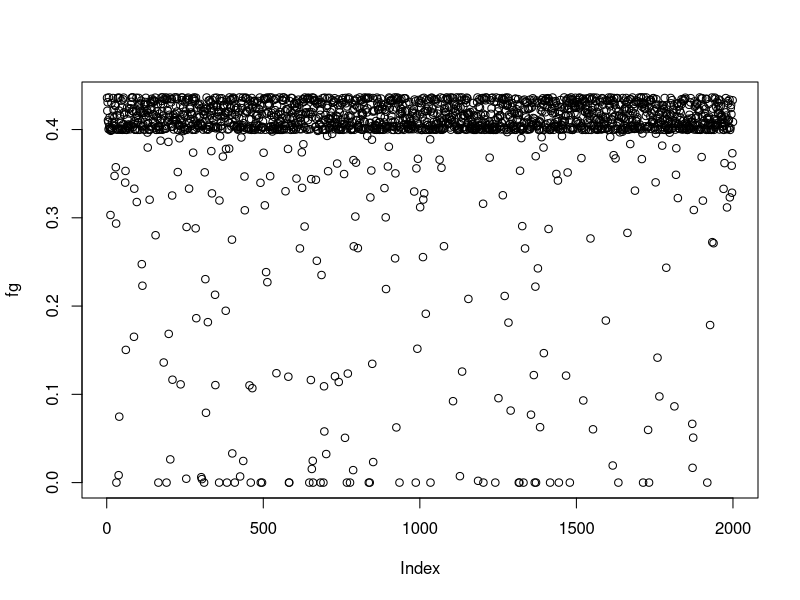
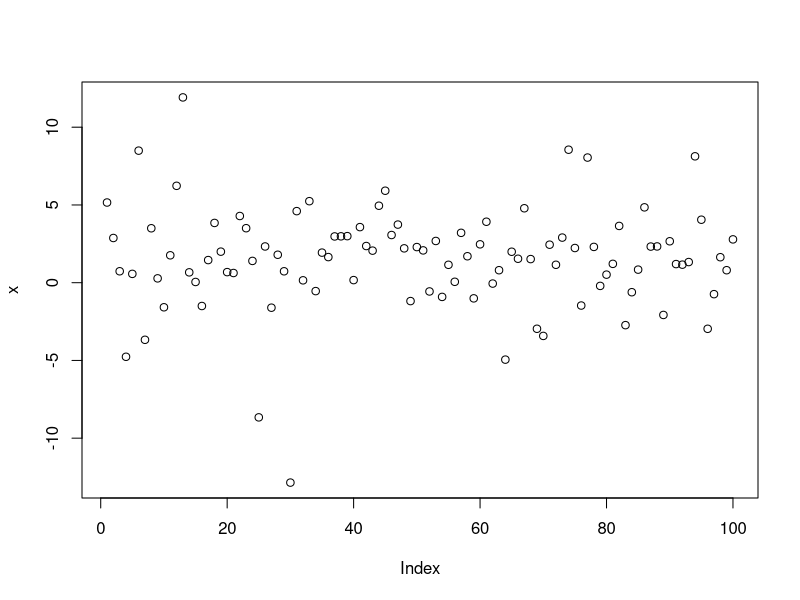
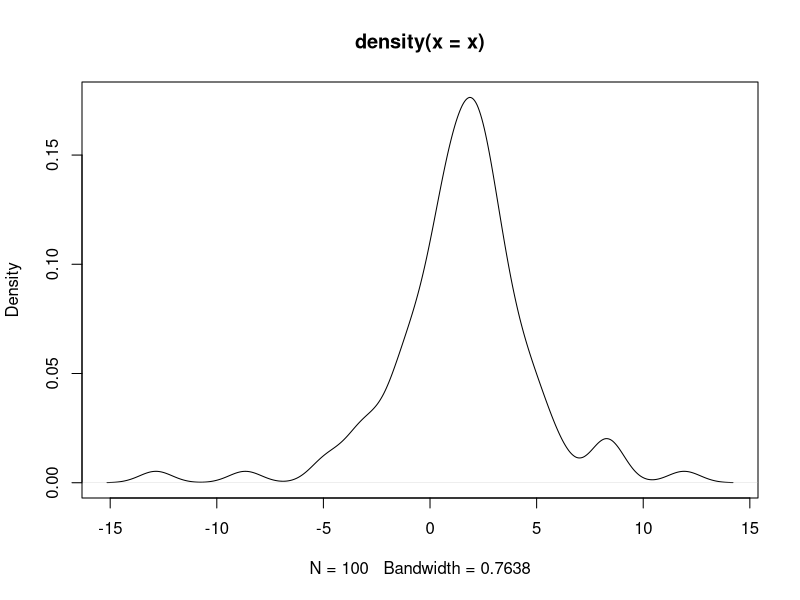
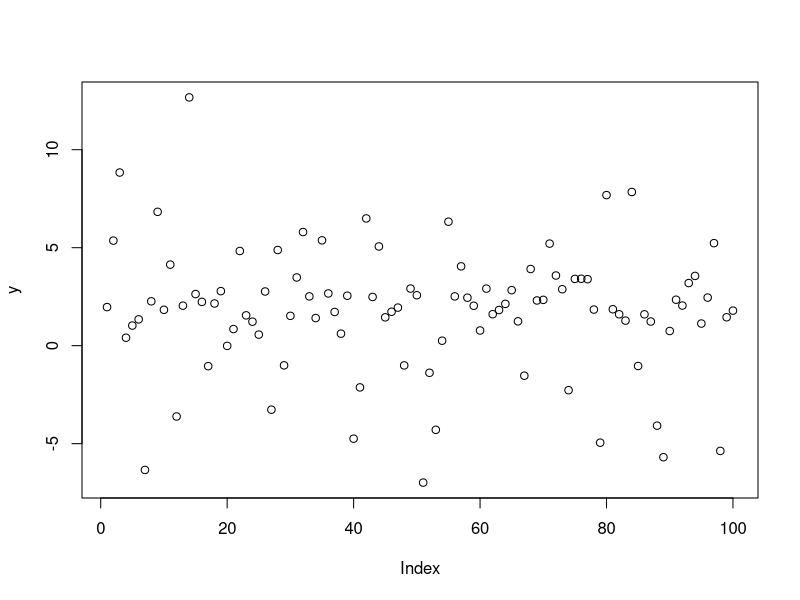
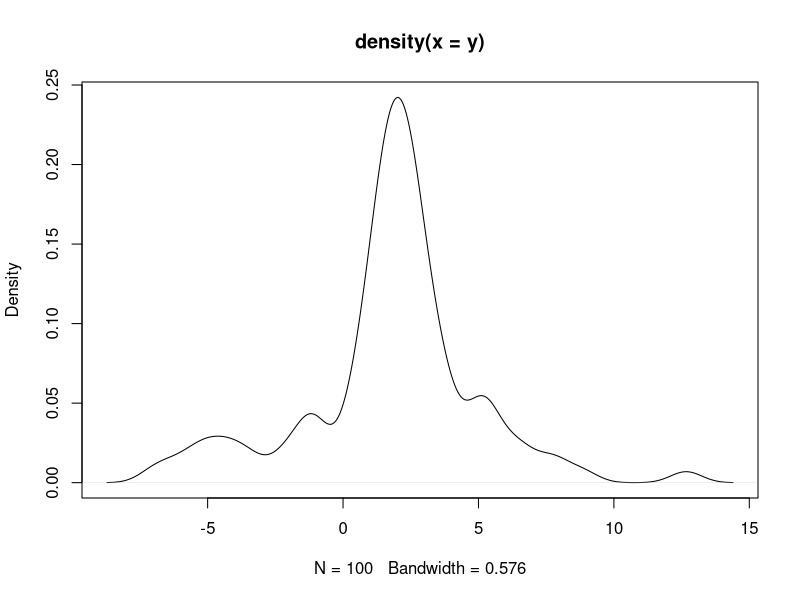
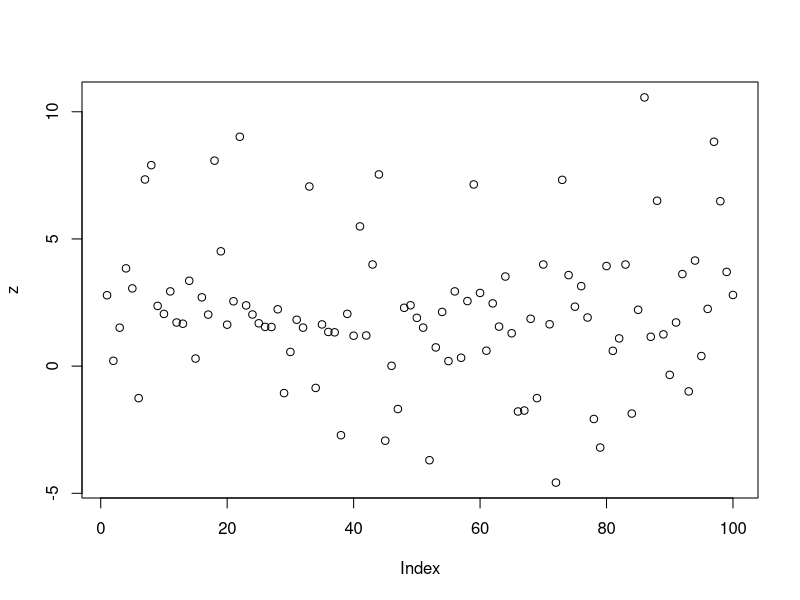
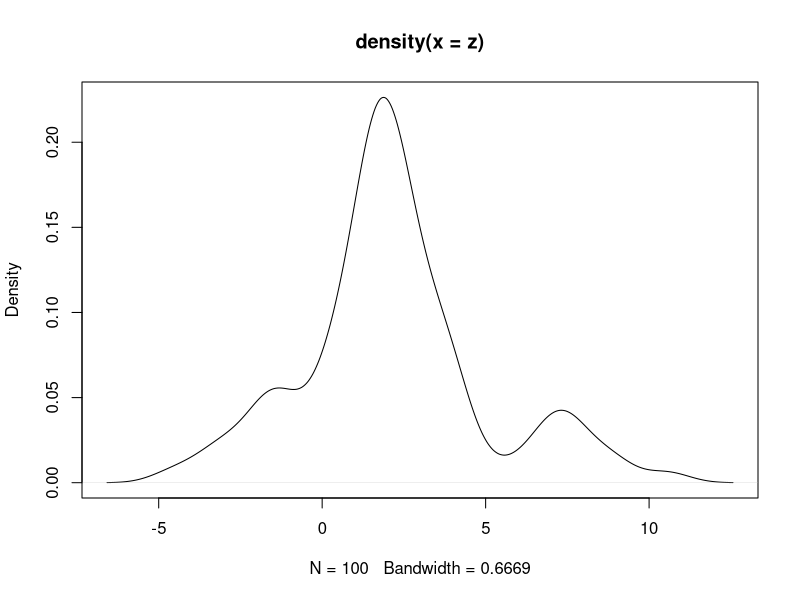
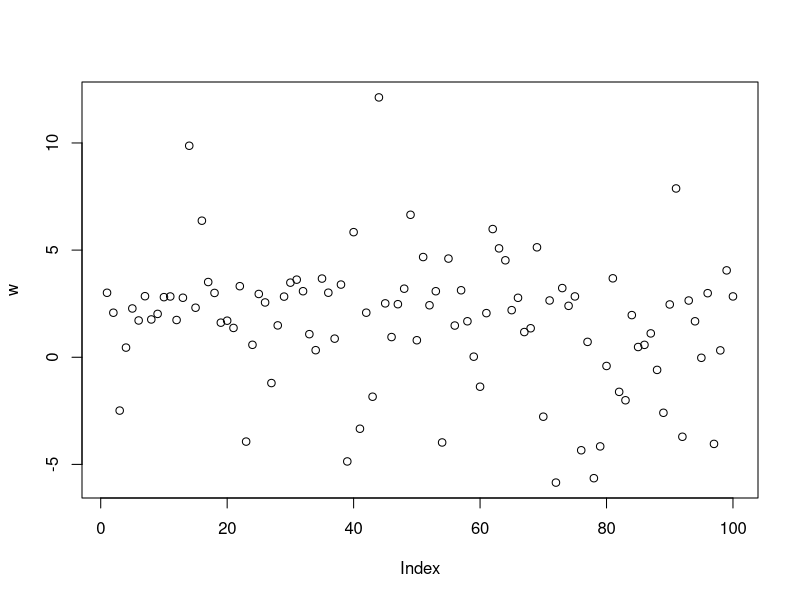

Generate these figures, in order, with R:
## ---- chunk 1
#1a

n <- 2000
y <- rexp(n)
gy <- ifelse(y<=2, 1, 0) * (sin(0.5*pi*y))^2
theta.hat.star <- mean(gy); 
theta.hat.star

est.var.theta.hat.star <- mean((gy - theta.hat.star)^2) / length(y)
est.var.theta.hat.star

estandard_error <- (sqrt(est.var.theta.hat.star))
estandard_error
## ---- chunk 2
#1b
#95% confidence interval
lower_bound <- theta.hat.star - 1.96*estandard_error
upper_bound <- theta.hat.star + 1.96*estandard_error
c(lower=lower_bound, upper=upper_bound)

if((lower_bound <= 0.3925579) & (0.3925579 <= upper_bound)){
d <- "CI contains u"
}
if((lower_bound > 0.3925579) & (0.3925579 > upper_bound)){
d <- "CI does not contain u"
}
print(d)


## ---- chunk 3
#1d
#entire question


m2 <- 2000
theta.hat <- se <- numeric(5)

x <- rnorm(m2, mean = 0.84, sd = 0.4)
g <- function(x){
(((sin(0.5*pi*x))^2)*exp((-x)))*(x>0)*(x<2)
}

qx <- (1/(0.4*sqrt(2*pi)))*exp(((-1/2)*(((x-0.84)/0.4)^2)))

fg <- g(x)/qx
vR <- var(fg)
print(vR)
plot(fg)

## ---- chunk 4
#1e


m2 <- 2000
theta.hat <- se <- numeric(5)

x <- rnorm(m2, mean = 0.84, sd = 0.4)

#x <- rexp(m2, rate = 1)
?rnorm
?rexp
g <- function(x){
(((sin(0.5*pi*x))^2)*exp((-x)))*(x>0)*(x<2)
}
qx <- (1/(0.4*sqrt(2*pi)))*exp(((-1/2)*(((x-0.84)/0.4)^2)))

fg <- g(x)/qx
#Our Monte Carlo estimate is:
print(mean(fg))

## ---- chunk 5
#2a
gen.data <- function (n) {
y <- rbinom(n, 2, 0.3)
rnorm(n, 2, 1+3*y)
}

x <- (gen.data(100))
plot(x)
plot(density(x))
y <- (gen.data(100))
plot(y)
plot(density(y))
z <- (gen.data(100))
plot(z)
plot(density(z))
w <- (gen.data(100))
plot(w)
plot(density(w))

## ---- chunk 6


one.sim <- function (n, conf.level=0.95) {
y <- rbinom(n, 2, 0.3)
f <-rnorm(n, 2, 1+3*y)
mean <- mean(f)
alpha <- 1 - conf.level
z.quantile <- qnorm(1 - alpha / 2)
SE <- sd(f)/sqrt(n)

bounds <- z.quantile * SE

lower <- mean - z.quantile * SE
upper <- mean + z.quantile * SE
CI <- cbind(lower,
            upper )


if((CI[,"lower"] <= 2) & (2 <= CI[,"upper"])){
  d <- "CI contains u"
}
else{
  d <- "CI does not contain u"
}

list(mean=mean,lower = lower, upper = upper, d = d)

}
one.sim(100)

#one.sim for just obtaining mean
one.sim <- function (n, conf.level=0.95) {
y <- rbinom(n, 2, 0.3)
f <-rnorm(n, 2, 1+3*y)
mean <- mean(f)
alpha <- 1 - conf.level
z.quantile <- qnorm(1 - alpha / 2)
SE <- sd(f)/sqrt(n)

bounds <- z.quantile * SE

lower <- mean - z.quantile * SE
upper <- mean + z.quantile * SE
CI <- cbind(lower,
            upper )


if((CI[,"lower"] <= 2) & (2 <= CI[,"upper"])){
  d <- "CI contains u"
}
else{
  d <- "CI does not contain u"
}

plus.or.minus <- qnorm(1-alpha/2) * SE
c(lower=mean(f)-plus.or.minus, upper=mean(f)+plus.or.minus)

}

# How have replicates?
K <- 10000
## Carry out the simulation for n=10
results.n10 <- replicate(K, one.sim(n=100))
## Which intervals contain the true value of mu?
CIs.contains.mu.n10 <- (results.n10[1,] <= 2) & (2 <= results.n10[2,])
## Estimate the coverage using the sample proportion
coverage.n10 <- mean(CIs.contains.mu.n10)
round(coverage.n10, 5)
## [1] 0.923
## Calculate the standard error for this estimated coverage
SE.coverage.n10 <- sqrt( coverage.n10 * (1-coverage.n10) / K )
round(SE.coverage.n10, 5)
## [1] 0.003
## And build a 95% CI for the coverage
CI.coverage.n10 <- c(lower=coverage.n10-1.96*SE.coverage.n10,
upper=coverage.n10+1.96*SE.coverage.n10)
round(CI.coverage.n10, 5)

## ---- chunk 7
#2d
#one.sim for just obtaining mean
one.sim <- function (n, conf.level=0.95) {
y <- rbinom(n, 2, 0.3)
f <-rnorm(n, 2, 1+3*y)
mean <- mean(f)
alpha <- 1 - conf.level
z.quantile <- qnorm(1 - alpha / 2)
SE <- sd(f)/sqrt(n)

bounds <- z.quantile * SE

lower <- mean - z.quantile * SE
upper <- mean + z.quantile * SE
CI <- cbind(lower,
            upper )


if((CI[,"lower"] <= 2) & (2 <= CI[,"upper"])){
  d <- "CI contains u"
}
else{
  d <- "CI does not contain u"
}

plus.or.minus <- qnorm(1-alpha/2) * SE
c(lower=mean(f)-plus.or.minus, upper=mean(f)+plus.or.minus)

}

# How have replicates?
K <- 10000
## Carry out the simulation for n=10
results.n10 <- replicate(K, one.sim(n=20))
## Which intervals contain the true value of mu?
CIs.contains.mu.n10 <- (results.n10[1,] <= 2) & (2 <= results.n10[2,])
## Estimate the coverage using the sample proportion
coverage.n10 <- mean(CIs.contains.mu.n10)
round(coverage.n10, 5)
## [1] 0.923
## Calculate the standard error for this estimated coverage
SE.coverage.n10 <- sqrt( coverage.n10 * (1-coverage.n10) / K )
round(SE.coverage.n10, 5)
## [1] 0.003
## And build a 95% CI for the coverage
CI.coverage.n10 <- c(lower=coverage.n10-1.96*SE.coverage.n10,
upper=coverage.n10+1.96*SE.coverage.n10)
round(CI.coverage.n10, 5)

